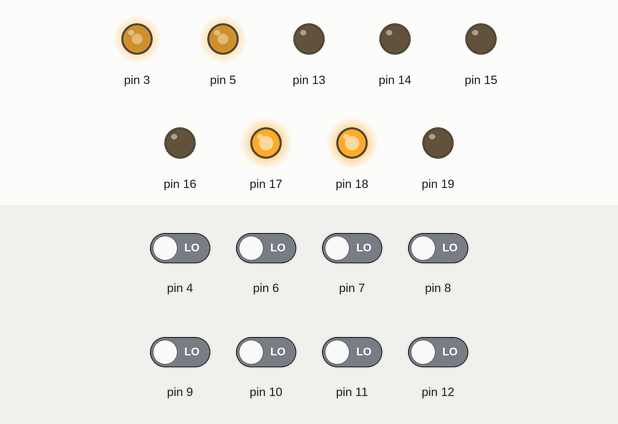
Recording of a sketch running on a simulated Arduino Uno, built with avr-gcc and run on an emulated ATmega328P. On the bench: output pins drawn as LEDs (lit = HIGH). The inputs (shaded band) are chosen by the test bench; at power-on: pin 4, pin 6–12 LOW.

Above: at 11.7 s.
11.8 s: pin 4 driven HIGH
At 12.5 s:
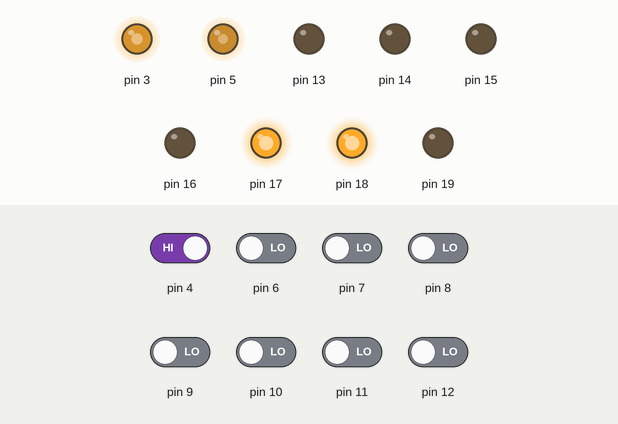
13.3 s: pin 6 driven HIGH
At 13.7 s:
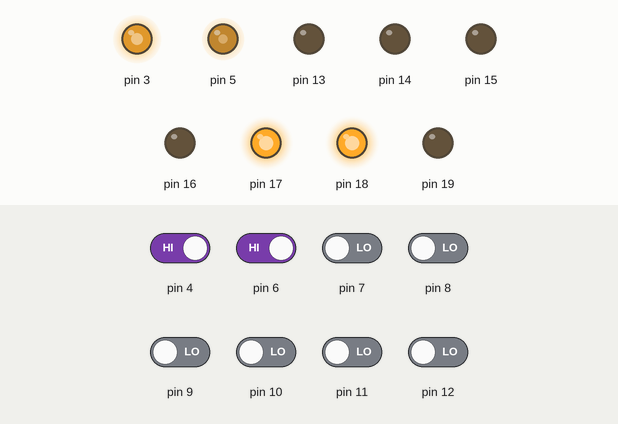
14.8 s: pin 7 driven HIGH
At 16.0 s:
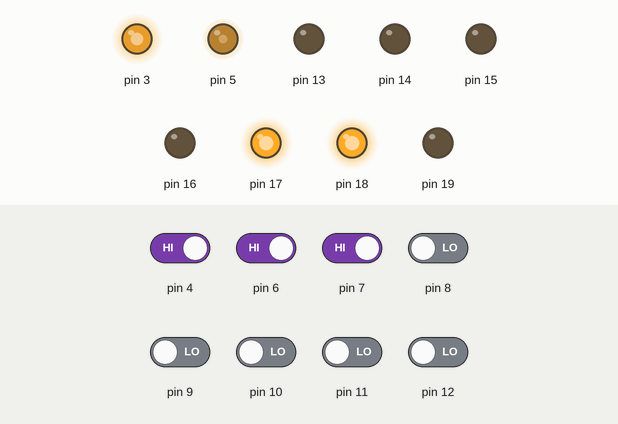
16.3 s: pin 8 driven HIGH
At 17.1 s:
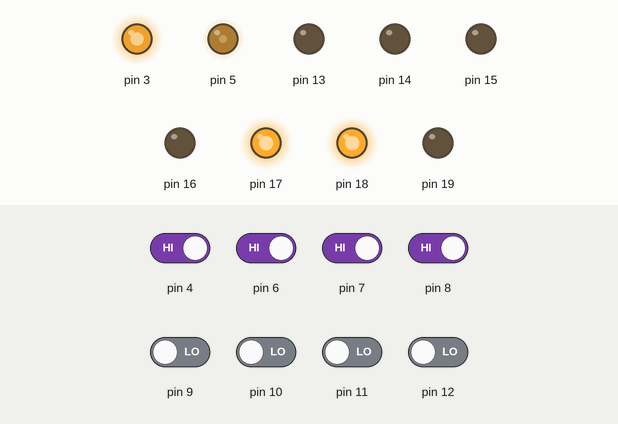
17.8 s: pin 9 driven HIGH
At 18.3 s:
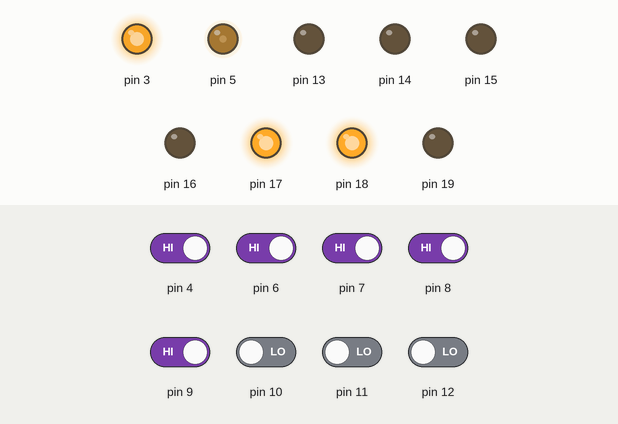
19.3 s: pin 10 driven HIGH
At 20.6 s:
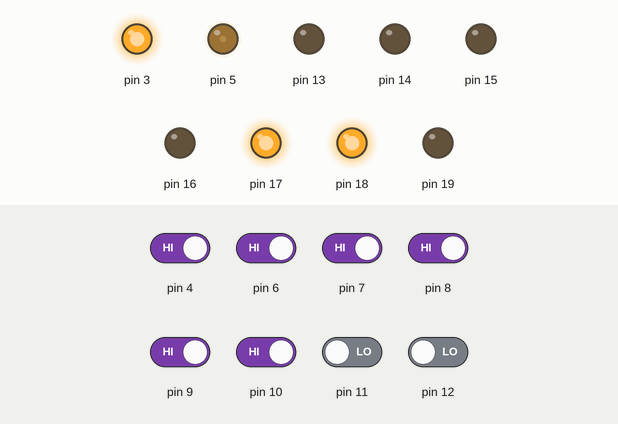
Timing chart, 0 to 21.8 s (numbered marks = the images above; inputs shaded):
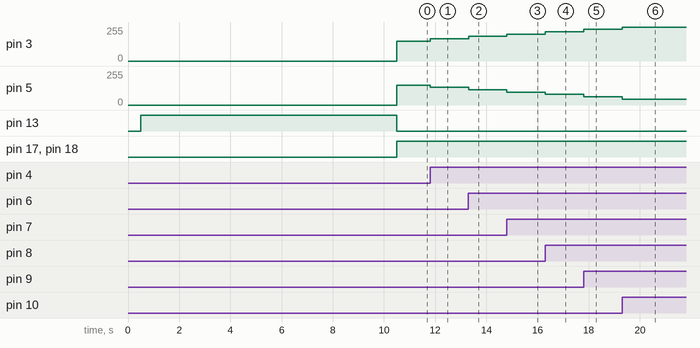

Measured:
- after the input at 11.8 s, pin 3: 150/255 → 167/255 at once; pin 5: 150/255 → 132/255 at once
- after the input at 13.3 s, pin 3: 167/255 → 185/255 at once; pin 5: 132/255 → 115/255 at once
- after the input at 14.8 s, pin 3: 185/255 → 202/255 at once; pin 5: 115/255 → 97/255 at once
- after the input at 16.3 s, pin 3: 202/255 → 220/255 at once; pin 5: 97/255 → 80/255 at once
- after the input at 17.8 s, pin 3: 220/255 → 237/255 at once; pin 5: 80/255 → 62/255 at once
- after the input at 19.3 s, pin 3: 237/255 → 255/255 at once; pin 5: 62/255 → 45/255 at once

The sketch:

line-follower-robot.ino
```cpp
#include <QTRSensors.h>

unsigned int sensorValues[8];
QTRSensorsRC qtrrc((unsigned char[]) {4, 6, 7, 8, 9, 10, 11, 12}, 8, 2000, QTR_NO_EMITTER_PIN);

unsigned int referenceValue = 45;
unsigned int currentValue = 0;

int error = 0;
int lastError = 0;
int diffError = 0;
float const coefP = 3.5;
float const coefD = 1.3;
float const coefI = 0;
float P = 0;
float D = 0;
float I = 0;
float feedBack = 0;
int normalSpeed = 150;
float lastSpeed1 = 0;
float lastSpeed2 = 0;
int i; //SAYAÇ DEĞİŞKENİ

void setup()
{
  Serial.begin(9600);
  DDRB = B111111;
  DDRD = B00000000;
  DDRC = B111111;
  calibrateSensors();
}

void loop()
{

  currentValue = readSensors();
  error = referenceValue - currentValue;
  diffError = error - lastError;
  lastError = error;

  P = error * coefP;
  I = I + error * coefI;
  D = diffError * coefD;

  feedBack = P + D;
  lastSpeed1 = normalSpeed + feedBack;
  lastSpeed2 = normalSpeed - feedBack;

  if(lastSpeed1 > 255 || lastSpeed2 > 255)
    {
      lastSpeed1 = 255;
      lastSpeed2 = 255;
    }

  if(currentValue > 45)
  {
     PORTC = B011000;   // ileri hareket için
    analogWrite(3,lastSpeed2);      // sağ motor  hızı arttı
    analogWrite(5,lastSpeed1);          // sol motor hızı azaldı


    if(currentValue == 80)
    {
      PORTC = B010100;
      analogWrite(5,-2.5*feedBack);
      analogWrite(3,lastSpeed2);
    }
  }

  if(currentValue < 45)
  {
  PORTC = B011000;   // ileri hareket için
  analogWrite(3,lastSpeed2);      // sağ motor hızı azaldı
  analogWrite(5,lastSpeed1);        // sol motor hızı ARTTI


   if(currentValue == 10)
    {
      PORTC = B101000;
      analogWrite(3,2.5*feedBack);
      analogWrite(5,lastSpeed1);
    }
  }

  if(currentValue == 45)
  {
    PORTC = B011000;   // ileri hareket için
    analogWrite(5,normalSpeed);
    analogWrite(3,normalSpeed);

  }
}

void calibrateSensors()
{
  delay(500);
  digitalWrite(13, HIGH);
  for (int i = 0; i < 400; i++)
  {
    qtrrc.calibrate();
  }
  digitalWrite(13, LOW);
}

unsigned int readSensors()
{
   unsigned int position = qtrrc.readLine(sensorValues);
   unsigned int total = 0;
   int i=0;
   int count = 0;

   for(i=0;i<8;i++)
   {
     if(sensorValues[i] < 500)
     {
       total += (i+1)*10;
       count++;
     }
   }

   if (total != 0)
   {
     return total/count;
   }
   else
   {
     return 45;
   }
}
```
